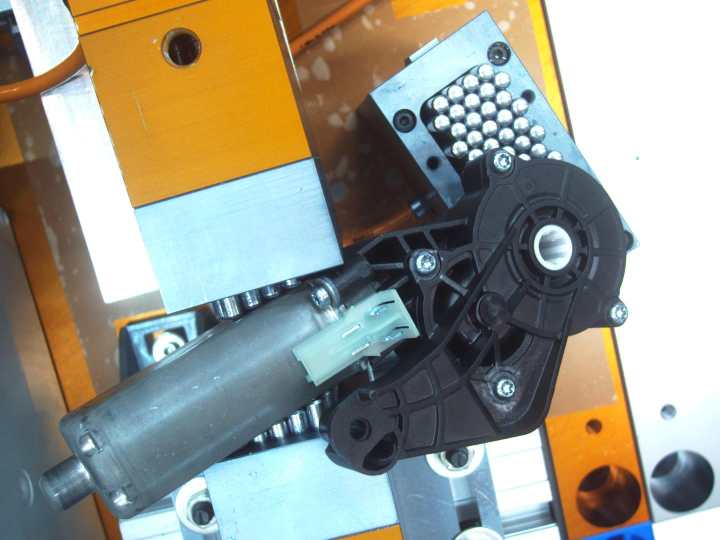
#> input picture image_process/0-2022-09-28_14_02_26.jpg, 1440 x 1080 px (shown at 1/2 size)
$ python threshhold.py   (older library calls are emulated)
#> lines starting #> are read from the running program, lines starting #| are printed output that depends on the picture; after the words box and inside, x2 and y2 are one past the last pixel; in counts of white or black regions, pixels touching at a corner belong together
# import cv2 as cv
# import sys
#
# # read and store image in cv::Mat object
# img = cv.imread(cv.samples.findFile("0-2022-09-28_10_10_21.jpg"))
# if img is None:
#     sys.exit("could not read image")
#
# # display image with cv
# # cv.imshow("image", img)
# # cv.waitKey(0)

import cv2
import numpy as np

# read and scale down image
# wget https://bigsnarf.files.wordpress.com/2017/05/hammer.png #black and white
# wget https://i1.wp.com/images.hgmsites.net/hug/2011-volvo-s60_100323431_h.jpg
img = cv2.pyrDown(cv2.imread('0-2022-09-28_14_02_26.jpg', cv2.IMREAD_UNCHANGED))
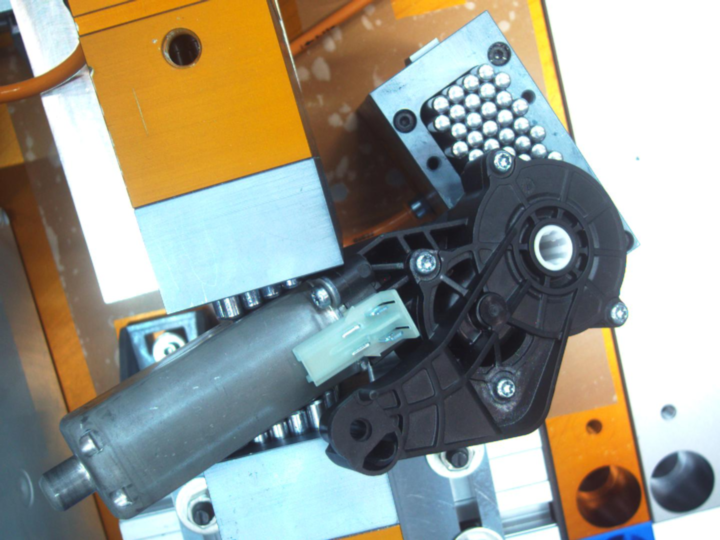
#> img: shape (540, 720, 3); mean B, G, R 141.4, 153.5, 153

# threshold image
# convert RGB to Grey
#127 255
gray_img = cv2.cvtColor(img, cv2.COLOR_BGR2GRAY)
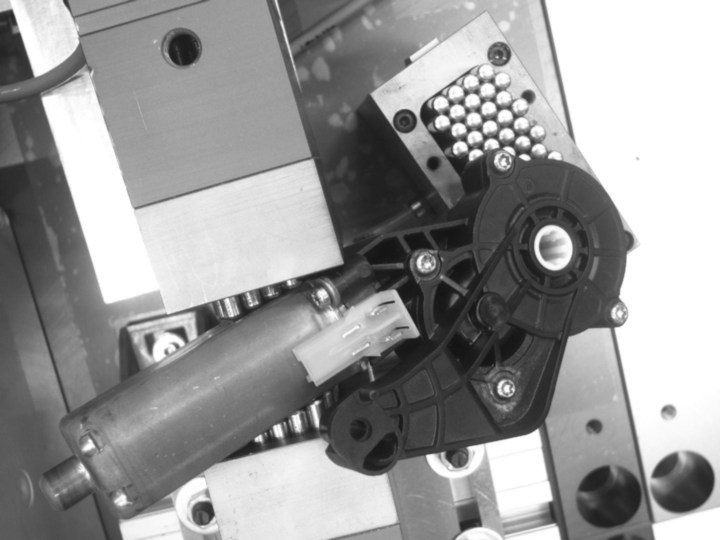
#> gray_img: shape (540, 720); min 19, max 255, mean 152
# ret, threshed_img = cv2.threshold(gray_img, 230, 240, cv2.THRESH_BINARY)
threshed_img = cv2.threshold(gray_img, 230, 240, cv2.THRESH_BINARY_INV + cv2.THRESH_OTSU)[1]
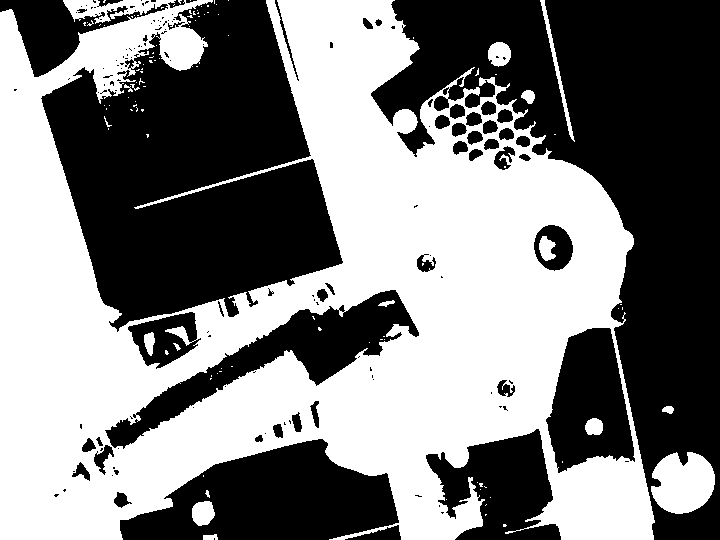
#> threshed_img: shape (540, 720); values 0 (black) and 240 (white), 49.5% white; 105 white regions (88 under 20 px)

contours = cv2.findContours(threshed_img, cv2.RETR_EXTERNAL, cv2.CHAIN_APPROX_SIMPLE)
#> contours = 84 contours, 76 with area under 20; largest, box (x1, y1, x2, y2) and area: (0, 0, 655, 540) 212348, (651, 452, 715, 514) 2878, (192, 501, 215, 526) 416, (488, 42, 511, 67) 413, (540, 0, 575, 142) 411, (521, 90, 535, 104) 118, (662, 406, 674, 414) 56, (203, 534, 218, 540) 54
contours = contours[0] if len(contours) == 2 else contours[1]
# find contours and get the external one
# contours, hier = cv2.findContours(threshed_img, cv2.RETR_TREE, cv2.CHAIN_APPROX_SIMPLE)

#image, contours, hier = cv2.findContours(threshed_img, cv2.RETR_TREE,
#                cv2.CHAIN_APPROX_SIMPLE)

# with each contour, draw boundingRect in green
# a minAreaRect in red and
# a minEnclosingCircle in blue
for c in contours:
    # get the bounding rect
    x, y, w, h = cv2.boundingRect(c)
    # draw green rect with line size 2
    cv2.rectangle(img, (x, y), (x+w, y+h), (0, 255, 0), 2)

    # get the min area rect
    rect = cv2.minAreaRect(c)
    box = cv2.boxPoints(rect)
    # convert all coordinates floating point values to int
    box = np.int0(box)
    # draw a red 'nghien' rectangle
    #cv2.drawContours(img, [box], 0, (0, 0, 255))

    # finally, get the min enclosing circle
    (x, y), radius = cv2.minEnclosingCircle(c)
    # convert all values to int
    center = (int(x), int(y))
    radius = int(radius)
#> this loop made 84 passes
#> (w, h, rect, box, radius) on passes 1, 6, 7, 9, 12, 16, 18: (15, 6, ((210, 536.5), (5, 14), -90), [[217, 539], [203, 539], [203, 534], [217, 534]], 7), (1, 1, ((446, 499), (0, 0), -90), [[446, 499], [446, 499], [446, 499], [446, 499]], 0), (1, 1, ((490, 497), (0, 0), -90), [[490, 497], [490, 497], [490, 497], [490, 497]], 0), (1, 1, ((480, 489), (0, 0), -90), [[480, 489], [480, 489], [480, 489], [480, 489]], 0), (1, 1, ((477, 482), (0, 0), -90), [[477, 482], [477, 482], [477, 482], [477, 482]], 0), (1, 1, ((618, 308), (0, 0), -90), [[618, 308], [618, 308], [618, 308], [618, 308]], 0), (2, 1, ((620.5, 304), (0, 1), -90), [[621, 304], [620, 304], [620, 304], [621, 304]], 0)
#> (w, h, rect, box, radius, center) on passes 2, 5, 8, 11, 14: (4, 3, ((504.5, 525), (2, 3), -90), [[506, 526], [503, 526], [503, 524], [506, 524]], 1, (504, 525)), (23, 25, ((202.7, 513), (22.52, 23.18), -9.46), [[193, 526], [189, 503], [211, 499], [215, 522]], 13, (204, 513)), (5, 8, ((206.9, 493.6), (3.4, 7.52), -14.04), [[206, 497], [204, 490], [207, 489], [209, 496]], 3, (207, 493)), (4, 4, ((480.5, 484.5), (3, 3), -90), [[482, 486], [479, 486], [479, 483], [482, 483]], 2, (480, 484)), (64, 62, ((682.5, 482.5), (61, 63), -90), [[714, 513], [651, 513], [651, 452], [714, 452]], 32, (682, 481))
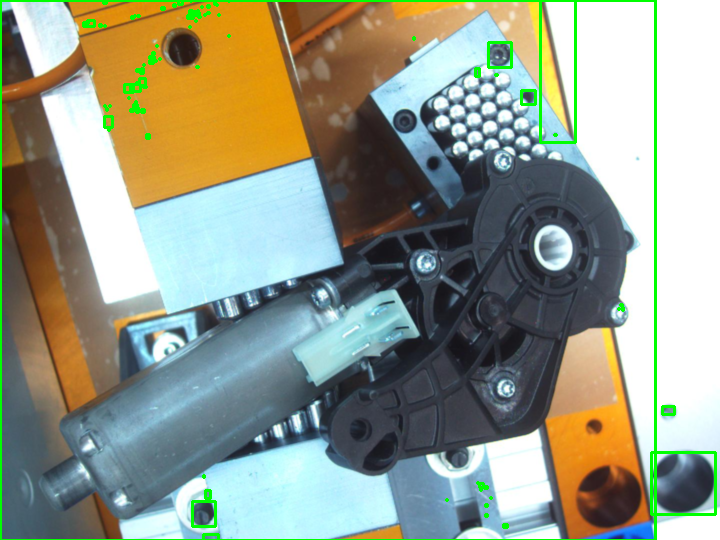
#> img: shape (540, 720, 3); 2.32% of pixels changed, all inside (x1, y1, x2, y2) = (0, 0, 717, 540)
    # and draw the circle in blue
    #img = cv2.circle(img, center, radius, (255, 0, 0), 2)

print(len(contours))
#| 84
#cv2.drawContours(img, contours, -1, (255, 255, 0), 1)

cv2.imshow("gray img", gray_img )
cv2.imshow("threshed img", threshed_img)
cv2.imshow("boxes", img)

#cv2.imshow("coutours", hier)

#cv2.imshow("contours", img)

while True:
    key = cv2.waitKey(1)
#> (key Esc is pressed here)
    if key == 27: #ESC key to break
        break

cv2.destroyAllWindows()

$ run again, with image_process/0-2022-09-28_10_10_21.jpg copied over image_process/0-2022-09-28_14_02_26.jpg
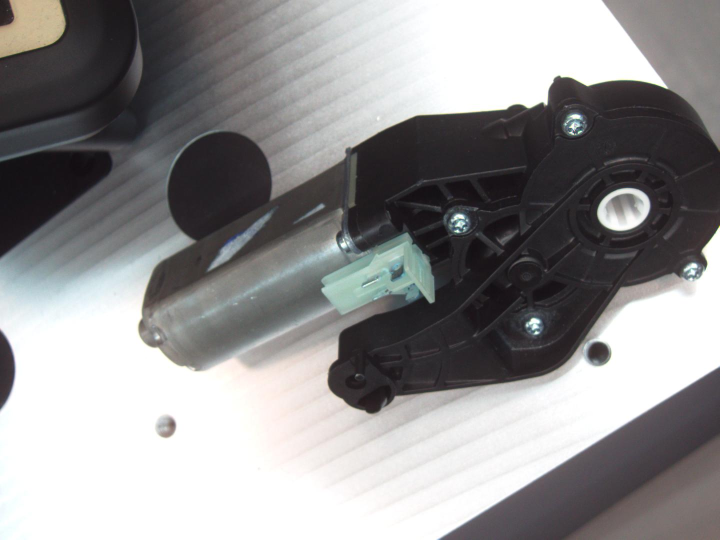
#> input picture image_process/0-2022-09-28_10_10_21.jpg, 1440 x 1080 px (shown at 1/2 size)
#> `threshed_img = cv2.threshold(gray_img, 230, 240, cv2.THRESH_BINARY_INV..`:
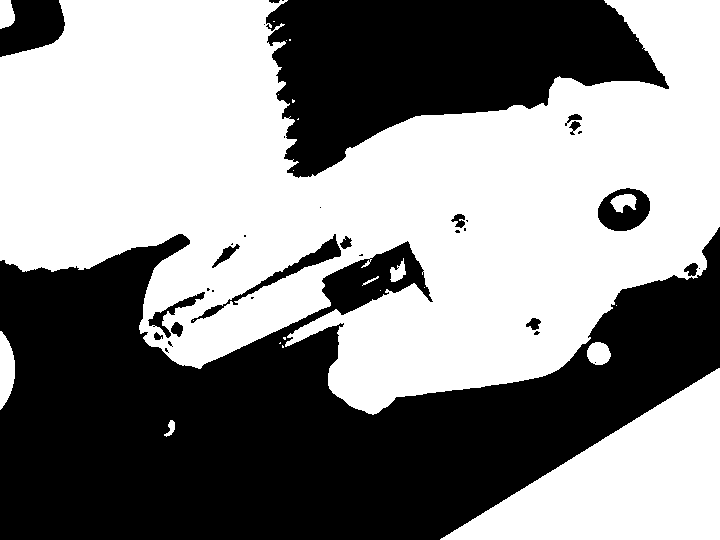
#> threshed_img: shape (540, 720); values 0 (black) and 240 (white), 54.3% white; 35 black regions (19 under 20 px)
#> contours = 22 contours, 14 with area under 20; largest, box (x1, y1, x2, y2) and area: (0, 0, 720, 415) 187525, (440, 368, 720, 540) 23912, (0, 331, 15, 410) 772, (587, 342, 611, 365) 398, (0, 0, 15, 29) 320, (390, 258, 406, 282) 177, (164, 420, 175, 437) 70, (362, 276, 379, 286) 22
#> the loop `for c in contours:` made 22 passes
#> (w, h, rect, box, radius) on passes 6, 8, 9, 10: (3, 3, ((284, 338), (2, 2), -90), [[285, 339], [283, 339], [283, 337], [285, 337]], 1), (1, 1, ((616, 305), (0, 0), -90), [[616, 305], [616, 305], [616, 305], [616, 305]], 0), (1, 1, ((380, 290), (0, 0), -90), [[380, 290], [380, 290], [380, 290], [380, 290]], 0), (1, 1, ((424, 287), (0, 0), -90), [[424, 287], [424, 287], [424, 287], [424, 287]], 0)
#> after the loop `for c in contours:`:
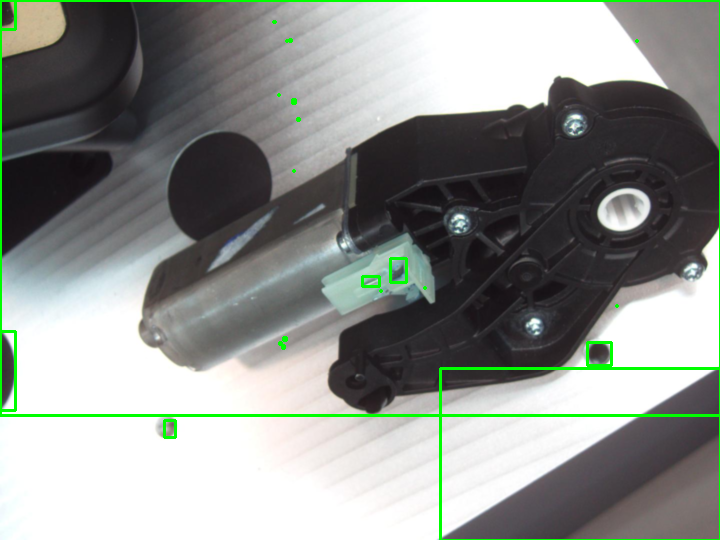
#> img: shape (540, 720, 3); mean B, G, R 140.9, 145.7, 141.4
#| 22

$ run again, with image_process/ko.jpg copied over image_process/0-2022-09-28_14_02_26.jpg
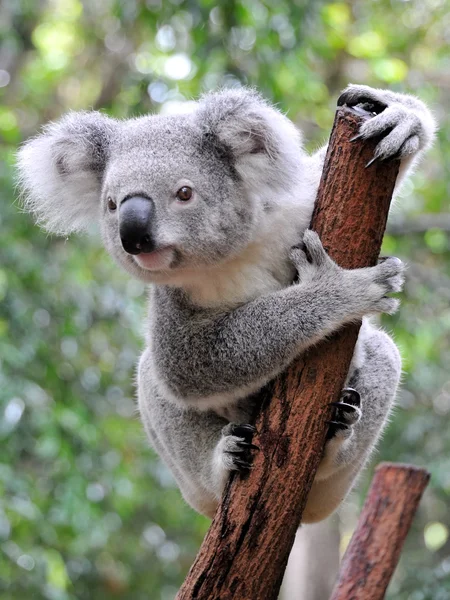
#> input picture image_process/ko.jpg, 450 x 600 px
#> `threshed_img = cv2.threshold(gray_img, 230, 240, cv2.THRESH_BINARY_INV..`:
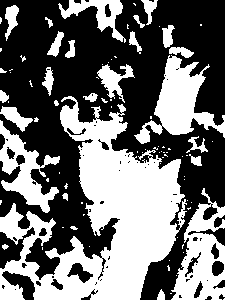
#> threshed_img: shape (300, 225); values 0 (black) and 240 (white), 43.6% white; 87 white regions (60 under 20 px)
#> contours = 87 contours, 64 with area under 20; largest, box (x1, y1, x2, y2) and area: (0, 96, 187, 300) 16708, (171, 188, 225, 300) 3358, (134, 55, 225, 144) 2932, (0, 120, 60, 213) 2044, (58, 0, 126, 43) 936
#> the loop `for c in contours:` made 87 passes
#> (w, h, rect, box, radius) on passes 2, 4, 6, 7: (2, 1, ((170.5, 293), (0, 1), -90), [[171, 293], [170, 293], [170, 293], [171, 293]], 0), (1, 1, ((176, 275), (0, 0), -90), [[176, 275], [176, 275], [176, 275], [176, 275]], 0), (1, 1, ((169, 260), (0, 0), -90), [[169, 260], [169, 260], [169, 260], [169, 260]], 0), (1, 1, ((183, 252), (0, 0), -90), [[183, 252], [183, 252], [183, 252], [183, 252]], 0)
#> after the loop `for c in contours:`:
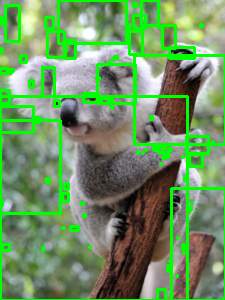
#> img: shape (300, 225, 3); mean B, G, R 98.5, 146.9, 110.8
#| 87
